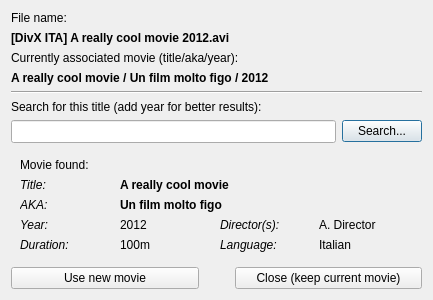
<?xml version="1.0" encoding="UTF-8"?>
<ui version="4.0">
 <class>Dialog</class>
 <widget class="QDialog" name="Dialog">
  <property name="geometry">
   <rect>
    <x>0</x>
    <y>0</y>
    <width>433</width>
    <height>295</height>
   </rect>
  </property>
  <property name="windowTitle">
   <string>Change associated movie</string>
  </property>
  <property name="windowIcon">
   <iconset>
    <normaloff>icons/film.png</normaloff>icons/film.png</iconset>
  </property>
  <layout class="QVBoxLayout" name="verticalLayout">
   <item>
    <widget class="QLabel" name="label_3">
     <property name="text">
      <string>File name:</string>
     </property>
    </widget>
   </item>
   <item>
    <widget class="QLabel" name="label_file_name">
     <property name="font">
      <font>
       <weight>75</weight>
       <bold>true</bold>
      </font>
     </property>
     <property name="text">
      <string>[DivX ITA] A really cool movie 2012.avi</string>
     </property>
    </widget>
   </item>
   <item>
    <widget class="QLabel" name="label_4">
     <property name="text">
      <string>Currently associated movie (title/aka/year):</string>
     </property>
    </widget>
   </item>
   <item>
    <widget class="QLabel" name="label_current_movie">
     <property name="font">
      <font>
       <weight>75</weight>
       <bold>true</bold>
      </font>
     </property>
     <property name="text">
      <string>A really cool movie / Un film molto figo / 2012</string>
     </property>
    </widget>
   </item>
   <item>
    <widget class="Line" name="line">
     <property name="orientation">
      <enum>Qt::Horizontal</enum>
     </property>
    </widget>
   </item>
   <item>
    <widget class="QLabel" name="label_7">
     <property name="text">
      <string>Search for this title (add year for better results):</string>
     </property>
    </widget>
   </item>
   <item>
    <layout class="QHBoxLayout" name="horizontalLayout_2">
     <item>
      <widget class="QLineEdit" name="text_search_title">
       <property name="font">
        <font>
         <family>DejaVu Sans Mono</family>
        </font>
       </property>
      </widget>
     </item>
     <item>
      <widget class="QPushButton" name="button_search_title">
       <property name="text">
        <string>Search...</string>
       </property>
       <property name="icon">
        <iconset>
         <normaloff>icons/magnifier.png</normaloff>icons/magnifier.png</iconset>
       </property>
      </widget>
     </item>
    </layout>
   </item>
   <item>
    <widget class="QStackedWidget" name="stack_title_search">
     <property name="currentIndex">
      <number>1</number>
     </property>
     <widget class="QWidget" name="page_3">
      <layout class="QVBoxLayout" name="verticalLayout_3">
       <item>
        <layout class="QHBoxLayout" name="horizontalLayout_4">
         <item>
          <widget class="QLabel" name="label_10">
           <property name="text">
            <string>Searching...</string>
           </property>
           <property name="alignment">
            <set>Qt::AlignCenter</set>
           </property>
          </widget>
         </item>
         <item>
          <widget class="QProgressBar" name="progress_searching">
           <property name="maximum">
            <number>0</number>
           </property>
           <property name="textVisible">
            <bool>false</bool>
           </property>
          </widget>
         </item>
        </layout>
       </item>
       <item>
        <spacer name="verticalSpacer">
         <property name="orientation">
          <enum>Qt::Vertical</enum>
         </property>
         <property name="sizeHint" stdset="0">
          <size>
           <width>20</width>
           <height>40</height>
          </size>
         </property>
        </spacer>
       </item>
      </layout>
     </widget>
     <widget class="QWidget" name="page">
      <layout class="QVBoxLayout" name="verticalLayout_2">
       <item>
        <widget class="QLabel" name="label_8">
         <property name="text">
          <string>Movie found:</string>
         </property>
        </widget>
       </item>
       <item>
        <layout class="QGridLayout" name="gridLayout">
         <item row="0" column="1" colspan="3">
          <widget class="QLabel" name="label_title">
           <property name="font">
            <font>
             <weight>75</weight>
             <bold>true</bold>
            </font>
           </property>
           <property name="text">
            <string>A really cool movie</string>
           </property>
          </widget>
         </item>
         <item row="0" column="0">
          <widget class="QLabel" name="label_2">
           <property name="font">
            <font>
             <italic>true</italic>
            </font>
           </property>
           <property name="text">
            <string>Title:</string>
           </property>
          </widget>
         </item>
         <item row="1" column="0">
          <widget class="QLabel" name="label_12">
           <property name="font">
            <font>
             <italic>true</italic>
            </font>
           </property>
           <property name="text">
            <string>AKA:</string>
           </property>
          </widget>
         </item>
         <item row="1" column="1" colspan="3">
          <widget class="QLabel" name="label_aka">
           <property name="font">
            <font>
             <weight>75</weight>
             <bold>true</bold>
            </font>
           </property>
           <property name="text">
            <string>Un film molto figo</string>
           </property>
          </widget>
         </item>
         <item row="2" column="0">
          <widget class="QLabel" name="label_13">
           <property name="font">
            <font>
             <italic>true</italic>
            </font>
           </property>
           <property name="text">
            <string>Year:</string>
           </property>
          </widget>
         </item>
         <item row="2" column="1">
          <widget class="QLabel" name="label_year">
           <property name="text">
            <string>2012</string>
           </property>
          </widget>
         </item>
         <item row="2" column="2">
          <widget class="QLabel" name="label_14">
           <property name="font">
            <font>
             <italic>true</italic>
            </font>
           </property>
           <property name="text">
            <string>Director(s):</string>
           </property>
          </widget>
         </item>
         <item row="2" column="3">
          <widget class="QLabel" name="label_director">
           <property name="text">
            <string>A. Director</string>
           </property>
          </widget>
         </item>
         <item row="3" column="0">
          <widget class="QLabel" name="label_16">
           <property name="font">
            <font>
             <italic>true</italic>
            </font>
           </property>
           <property name="text">
            <string>Duration:</string>
           </property>
          </widget>
         </item>
         <item row="3" column="2">
          <widget class="QLabel" name="label_15">
           <property name="font">
            <font>
             <italic>true</italic>
            </font>
           </property>
           <property name="text">
            <string>Language:</string>
           </property>
          </widget>
         </item>
         <item row="3" column="1">
          <widget class="QLabel" name="label_duration">
           <property name="text">
            <string>100m</string>
           </property>
          </widget>
         </item>
         <item row="3" column="3">
          <widget class="QLabel" name="label_language">
           <property name="text">
            <string>Italian</string>
           </property>
          </widget>
         </item>
        </layout>
       </item>
      </layout>
     </widget>
     <widget class="QWidget" name="page_5">
      <layout class="QVBoxLayout" name="verticalLayout_4">
       <item>
        <widget class="QLabel" name="label_9">
         <property name="font">
          <font>
           <italic>true</italic>
          </font>
         </property>
         <property name="text">
          <string>Sorry, I cannot find that movie...</string>
         </property>
        </widget>
       </item>
       <item>
        <spacer name="verticalSpacer_2">
         <property name="orientation">
          <enum>Qt::Vertical</enum>
         </property>
         <property name="sizeHint" stdset="0">
          <size>
           <width>20</width>
           <height>40</height>
          </size>
         </property>
        </spacer>
       </item>
      </layout>
     </widget>
    </widget>
   </item>
   <item>
    <layout class="QHBoxLayout" name="horizontalLayout_3">
     <item>
      <widget class="QPushButton" name="button_keep_new_movie">
       <property name="text">
        <string>Use new movie</string>
       </property>
       <property name="icon">
        <iconset>
         <normaloff>icons/tick.png</normaloff>icons/tick.png</iconset>
       </property>
      </widget>
     </item>
     <item>
      <spacer name="horizontalSpacer">
       <property name="orientation">
        <enum>Qt::Horizontal</enum>
       </property>
       <property name="sizeType">
        <enum>QSizePolicy::Fixed</enum>
       </property>
       <property name="sizeHint" stdset="0">
        <size>
         <width>30</width>
         <height>20</height>
        </size>
       </property>
      </spacer>
     </item>
     <item>
      <widget class="QPushButton" name="button_close">
       <property name="text">
        <string>Close (keep current movie)</string>
       </property>
       <property name="icon">
        <iconset>
         <normaloff>icons/cross.png</normaloff>icons/cross.png</iconset>
       </property>
      </widget>
     </item>
    </layout>
   </item>
  </layout>
 </widget>
 <resources/>
 <connections/>
</ui>
